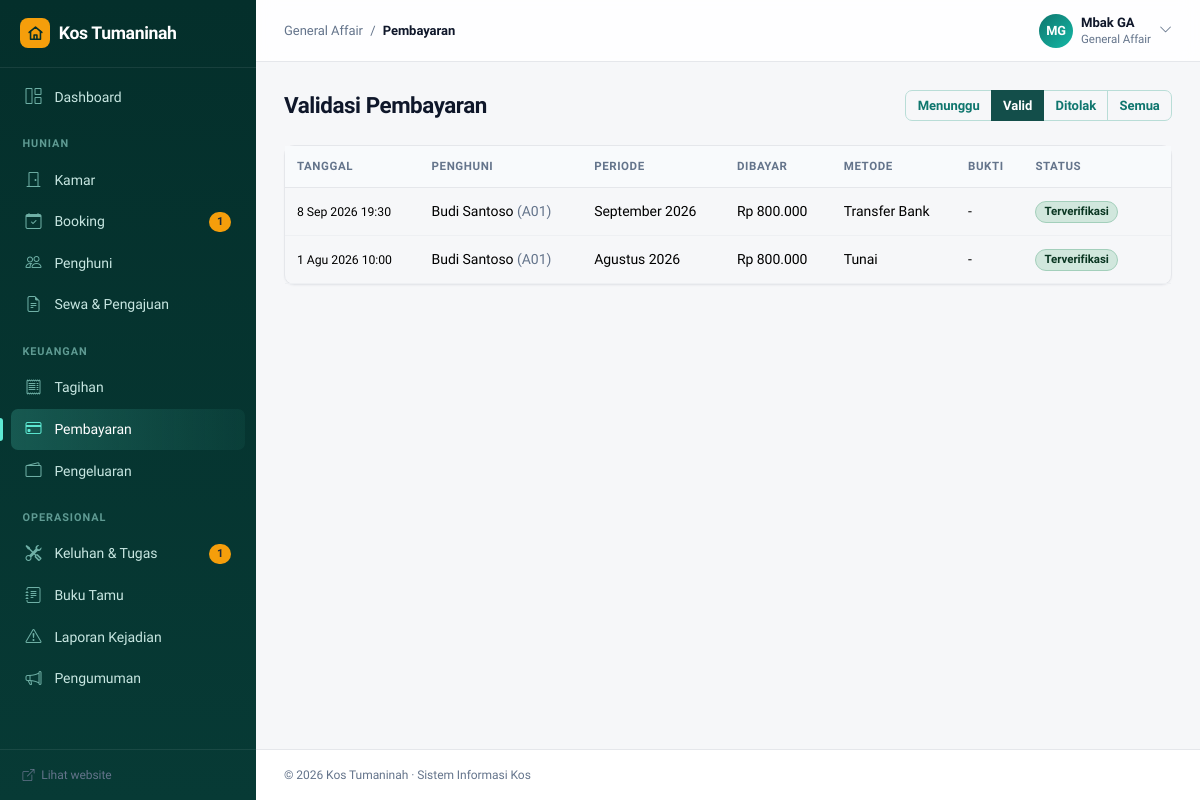
/ga/pembayaran.php?status=valid (signed in), run on an earlier commit of the app's database.
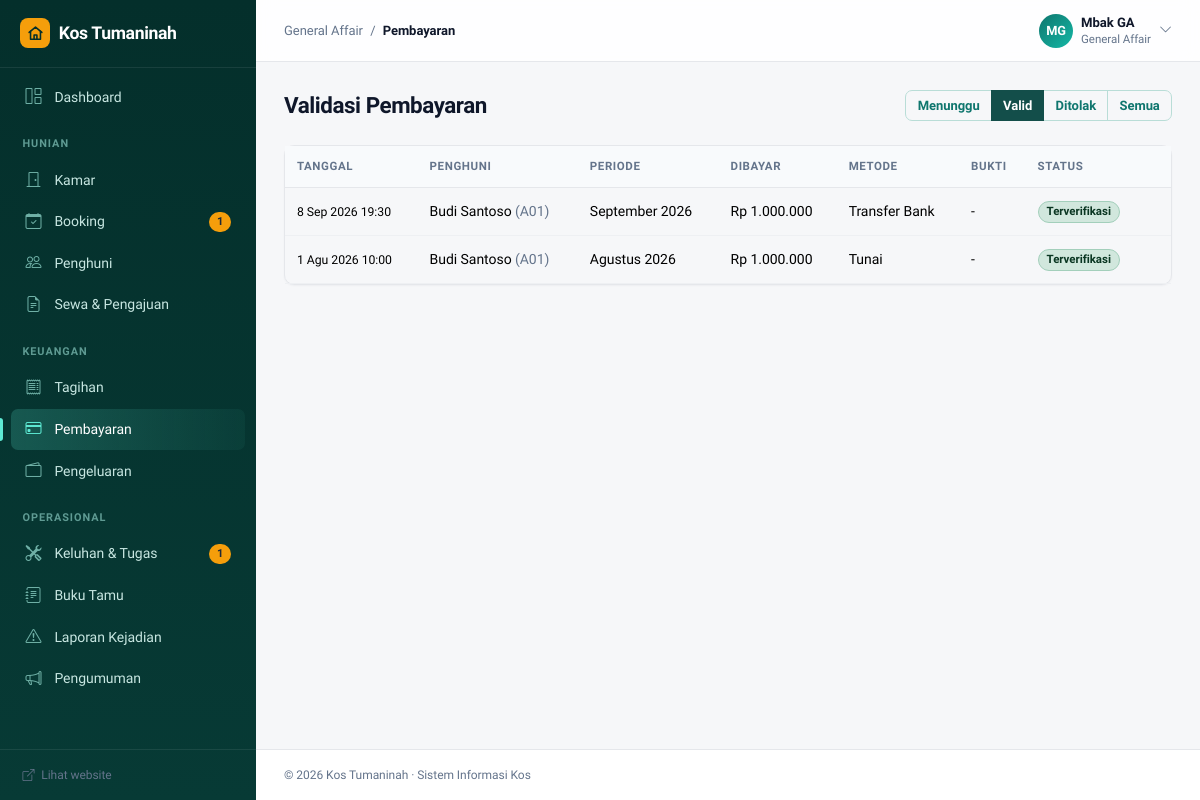
And on a later commit of the database.
### tables this page shows
CREATE TABLE pembayaran (
    id              INT UNSIGNED AUTO_INCREMENT PRIMARY KEY,
    tagihan_id      INT UNSIGNED NOT NULL,
    tanggal_bayar   DATETIME NOT NULL DEFAULT CURRENT_TIMESTAMP,
    jumlah          INT UNSIGNED NOT NULL,
    metode          VARCHAR(30) NOT NULL,
    bukti           VARCHAR(255) NULL,
    status          ENUM('menunggu','valid','ditolak') NOT NULL DEFAULT 'menunggu',
    catatan         VARCHAR(255),
    divalidasi_oleh INT UNSIGNED NULL,
    FOREIGN KEY (tagihan_id) REFERENCES tagihan(id) ON DELETE CASCADE,
    FOREIGN KEY (divalidasi_oleh) REFERENCES users(id) ON DELETE SET NULL
);

CREATE TABLE users (
    id             INT UNSIGNED AUTO_INCREMENT PRIMARY KEY,
    nama           VARCHAR(100) NOT NULL,
    email          VARCHAR(100) NOT NULL UNIQUE,
    password       VARCHAR(255) NOT NULL,
    no_hp          VARCHAR(20),
    role           ENUM('owner','ga','penghuni','penjaga') NOT NULL DEFAULT 'penghuni',
    no_ktp         VARCHAR(20),
    alamat         TEXT,
    kontak_darurat VARCHAR(100),
    aktif          TINYINT(1) NOT NULL DEFAULT 1,
    created_at     DATETIME NOT NULL DEFAULT CURRENT_TIMESTAMP
);

CREATE TABLE kamar (
    id              INT UNSIGNED AUTO_INCREMENT PRIMARY KEY,
    nomor_kamar     VARCHAR(10) NOT NULL UNIQUE,
    harga_per_bulan INT UNSIGNED NOT NULL DEFAULT 1000000,
    ukuran          VARCHAR(20),
    status          ENUM('kosong','terisi','perbaikan') NOT NULL DEFAULT 'kosong',
    deskripsi       TEXT,
    created_at      DATETIME NOT NULL DEFAULT CURRENT_TIMESTAMP
);

CREATE TABLE tagihan (
    id          INT UNSIGNED AUTO_INCREMENT PRIMARY KEY,
    sewa_id     INT UNSIGNED NOT NULL,
    periode     CHAR(7) NOT NULL COMMENT 'format YYYY-MM',
    jumlah      INT UNSIGNED NOT NULL,
    jatuh_tempo DATE NOT NULL,
    status      ENUM('belum','menunggu','lunas') NOT NULL DEFAULT 'belum',
    created_at  DATETIME NOT NULL DEFAULT CURRENT_TIMESTAMP,
    UNIQUE KEY uq_tagihan (sewa_id, periode),
    FOREIGN KEY (sewa_id) REFERENCES sewa(id) ON DELETE CASCADE
);

### ga/pembayaran.php (the view, shortened to what this page needs)
<?php
require_once __DIR__ . '/../includes/functions.php';
$status = $_GET['status'] ?? 'menunggu';
$pembayaran = q(
    "SELECT p.*, t.periode, t.jumlah AS jumlah_tagihan, u.nama, k.nomor_kamar FROM pembayaran p
     JOIN tagihan t ON t.id = p.tagihan_id JOIN sewa s ON s.id = t.sewa_id
     JOIN users u ON u.id = s.user_id JOIN kamar k ON k.id = s.kamar_id
     WHERE ? = 'semua' OR p.status = ? ORDER BY p.tanggal_bayar DESC LIMIT 200",
    [$status, $status]
)->fetchAll();
require __DIR__ . '/../includes/header.php';
?>
<div class="d-flex justify-content-between align-items-center mb-4">
    <h1 class="h3 mb-0">Validasi Pembayaran</h1>
    <div class="btn-group">
        <?php foreach (['menunggu', 'valid', 'ditolak', 'semua'] as $s): ?>
            <a href="?status=<?= $s ?>" class="btn btn-sm btn-outline-primary <?= $status === $s ? 'active' : '' ?>"><?= ucfirst($s) ?></a>
        <?php endforeach; ?>
    </div>
</div>
<div class="card shadow-sm"><div class="card-body table-responsive">
    <table class="table">
        <thead><tr><th>Tanggal</th><th>Penghuni</th><th>Periode</th><th>Dibayar</th><th>Metode</th><th>Bukti</th><th>Status</th><th></th></tr></thead>
        <tbody>
        <?php foreach ($pembayaran as $p): ?>
            <tr>
                <td class="small"><?= tgl($p['tanggal_bayar'], true) ?></td>
                <td><?= e($p['nama']) ?> <span class="text-muted">(<?= e($p['nomor_kamar']) ?>)</span></td>
                <td><?= periode_label($p['periode']) ?></td>
                <td>
                    <?= rupiah($p['jumlah']) ?>
                </td>
                <td><?= e($p['metode']) ?></td>
                <td><?= $p['bukti'] ? '<a href="' . foto_url($p['bukti']) . '" target="_blank" class="btn btn-sm btn-outline-secondary"><i class="bi bi-image"></i> Lihat</a>' : '-' ?></td>
                <td><?= badge($p['status']) ?></td>
                <td>
                </td>
            </tr>
        <?php endforeach; ?>
        </tbody>
    </table>
</div></div>
<?php require __DIR__ . '/../includes/footer.php'; ?>

### includes/functions.php (shortened to what this page needs)
<?php
function db(): PDO
{
    static $pdo = null;
    if ($pdo === null) {
        $pdo = new PDO(
            'mysql:host=' . DB_HOST . ';dbname=' . DB_NAME . ';charset=utf8mb4',
            DB_USER,
            DB_PASS,
            [
                PDO::ATTR_ERRMODE            => PDO::ERRMODE_EXCEPTION,
                PDO::ATTR_DEFAULT_FETCH_MODE => PDO::FETCH_ASSOC,
            ]
        );
    }
    return $pdo;
}
function q(string $sql, array $params = []): PDOStatement
{
    $st = db()->prepare($sql);
    $st->execute($params);
    return $st;
}
function e($s): string
{
    return htmlspecialchars((string) $s, ENT_QUOTES, 'UTF-8');
}
function rupiah($n): string
{
    return 'Rp ' . number_format((int) $n, 0, ',', '.');
}
function tgl(?string $date, bool $jam = false): string
{
    $t = strtotime($date);
    $s = date('j', $t) . ' ' . substr(BULAN[(int) date('n', $t)], 0, 3) . ' ' . date('Y', $t);
    return $jam ? $s . ' ' . date('H:i', $t) : $s;
}
function periode_label(string $periode): string
{
    [$y, $m] = explode('-', $periode);
    return BULAN[(int) $m] . ' ' . $y;
}
function badge(string $status): string
{
    $warna = [
        'kosong' => 'success', 'terisi' => 'secondary', 'perbaikan' => 'warning',
        'pending' => 'warning', 'diterima' => 'success', 'ditolak' => 'danger', 'batal' => 'secondary',
        'aktif' => 'success', 'selesai' => 'success', 'disetujui' => 'success',
        'belum' => 'danger', 'menunggu' => 'warning', 'lunas' => 'success', 'valid' => 'success',
        'baru' => 'info', 'diproses' => 'primary',
    ];
    $label = [
        'kosong' => 'Tersedia', 'pending' => 'Menunggu', 'belum' => 'Belum dibayar',
        'menunggu' => 'Diverifikasi', 'valid' => 'Terverifikasi',
    ];
    $w = $warna[$status] ?? 'secondary';
    return '<span class="badge rounded-pill bg-' . $w . '-subtle text-' . $w . '-emphasis border border-' . $w . '-subtle">'
        . e($label[$status] ?? ucfirst($status)) . '</span>';
}
function logo_svg(): string
{
    return '<svg viewBox="0 0 24 24" fill="none" stroke="currentColor" stroke-width="2.2" stroke-linecap="round" stroke-linejoin="round">'
        . '<path d="M3 10.5 12 3l9 7.5"/><path d="M5 9v11h14V9"/><path d="M10 20v-6h4v6"/></svg>';
}

What changed in the data, as far as the page shows it:
changed pembayaran "Transfer Bank": jumlah "Rp 800.000" → "Rp 1.000.000"
changed pembayaran "Tunai": jumlah "Rp 800.000" → "Rp 1.000.000"
